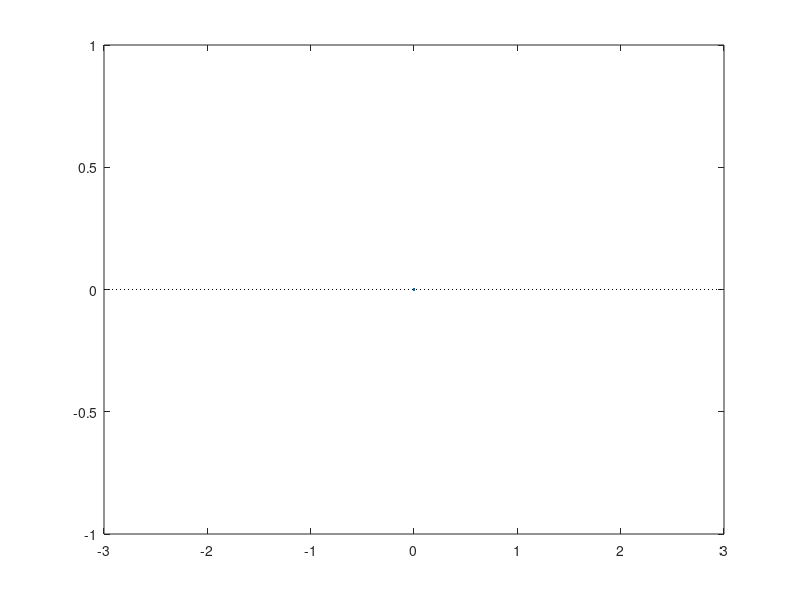

Write MATLAB code to recreate this figure. (Note: this script raises an error after producing the figure.)
function testManipulate_basic
    close all;
    xs = [-3:.1:3];
    
    figure(2);
    hMain = plot(0,0);  
    hMainTitle = title(' ');
    
    
    line([-3 3], [0 0], 'Color', 'k', 'LineStyle', ':');
%     line([0 0],  [-100 100], 'Color', 'k', 'LineStyle', ':');
    
%     function plotMain(inputs)
%         [polyType, a, b, c, d] = inputs{:};

    function plotMain(polyType, a, b, c, d, e,f,g,h,i,j,k,l,m,n,o,p,q,r,s,t,u,v,w,x,y,z)
        switch polyType
            case 'linear',    ys = a * xs + b;
            case 'quadratic', ys = a * xs.^2 + b*xs + c;
            case 'cubic',     ys = a * xs.^3 + b*xs.^2 + c * xs + d;
        end            
        set(hMain, 'xdata', xs, 'ydata', ys);
        set(hMainTitle, 'String', polyType);
    end
    
    polyTypes = {'linear', 'quadratic', 'cubic'};
     polyTypeVars = { {'a', 'b'}, {'a', 'b', 'c'}, {'a', 'b', 'c', 'd'}};
    grps = {':Groups', {'a', 'b', 'c', 'd', 'e', 'f', 'g', 'h'}, {'i', 'j', 'k', 'l', 'm', 'n'}, {'o', 'p', 'q', 'r', 's', 't', 'u'}, {'v', 'w', 'x', 'y', 'z'}};
    vars = arrayfun(@(i) {char(96+i), [-1, 1], 0}, 1:26, 'un', 0);
    func_handle = @plotMain;

    manipulate(1, {func_handle}, ...                   
                   {'polyType', polyTypes, polyTypes{1}, polyTypeVars},...
                   vars{:}, grps);
%                    {'a', [-2, 2], 1}, {'b', [-2, 2], 1}, {'c', [-5, 5], 1}, {'d', [-5, 5]});


end